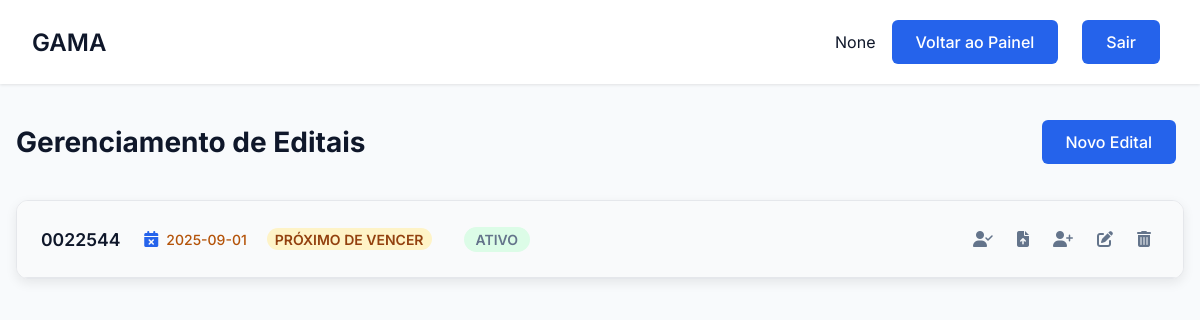
The app's page /edital/painel, older data.
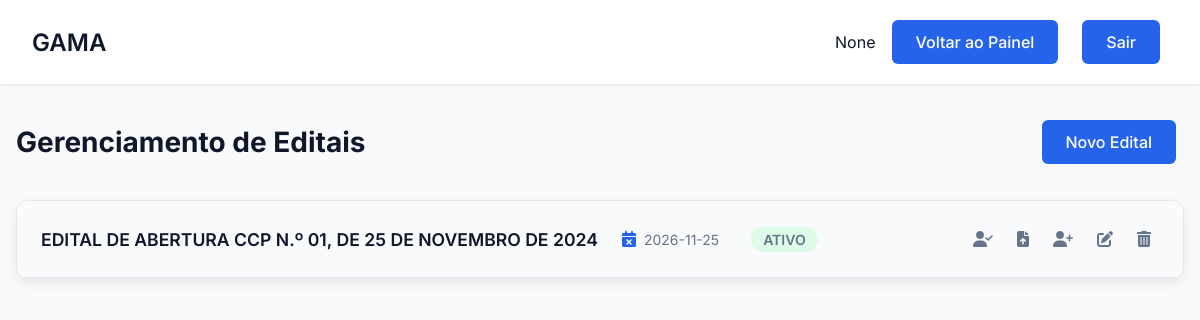
The same page, newer data.
### tables this page shows
CREATE TABLE Edital (
        id_edital INTEGER PRIMARY KEY AUTOINCREMENT,
        numero_edital TEXT NOT NULL UNIQUE,
        data_edital DATE NOT NULL,
        data_publicacao DATE NOT NULL,
        vencimento_edital DATE NOT NULL,
        prazo_prorrogacao INTEGER,
        status TEXT NOT NULL CHECK (status IN ('ativo', 'inativo', 'prorrogado'))
    );

### gama/routes/edital_routes.py (the view)
@edital_bp.route('/painel')
def painel():
    if not check_admin():
        flash('Acesso negado. Apenas administradores podem gerenciar editais.', 'error')
        return redirect(url_for('auth.login'))
    editais_raw = Edital.get_all()
    editais_com_status_vencimento = []
    hoje = date.today()
    tres_meses_frente = hoje + timedelta(days=90)
    for edital_tuple in editais_raw:
        edital_lista = list(edital_tuple)
        status_vencimento = 'ok'
        try:
            data_vencimento = datetime.strptime(edital_lista[4], '%Y-%m-%d').date()
            if data_vencimento < hoje:
                status_vencimento = 'vencido'
            elif hoje <= data_vencimento <= tres_meses_frente:
                status_vencimento = 'proximo'
        except (ValueError, TypeError):
            pass
        edital_lista.append(status_vencimento)
        editais_com_status_vencimento.append(edital_lista)
    candidatos_agrupados = {}
    candidatos_simples = {}
    for edital in editais_com_status_vencimento:
        todos_candidatos_do_edital = Candidato.get_by_edital(edital[0])
        candidatos_simples[edital[0]] = todos_candidatos_do_edital
        candidatos_agrupados_por_cargo = defaultdict(list)
        for candidato in todos_candidatos_do_edital:
            nome_cargo = candidato[11]
            candidatos_agrupados_por_cargo[nome_cargo].append(candidato)
        candidatos_agrupados[edital[0]] = dict(sorted(candidatos_agrupados_por_cargo.items()))
    return render_template(
        'edital.html',
        nome=session.get('nome'),
        editais=editais_com_status_vencimento,
        candidatos_por_edital_agrupado=candidatos_agrupados,
        candidatos_por_edital_simples=candidatos_simples
    )

### app.py (called while the page is built)
@app.before_request
def make_session_permanent():
    session.permanent = True

### gama/database/database.py (called while the page is built)
def conectar():
    diretorio_db = "gama/database"
    if not os.path.exists(diretorio_db):
        os.makedirs(diretorio_db)
    return sqlite3.connect(f"{diretorio_db}/editais.db")

### gama/models/edital.py (called while the page is built)
    @staticmethod
    def get_all():
        conn = conectar()
        cursor = conn.cursor()
        try:
            cursor.execute("SELECT * FROM Edital ORDER BY data_publicacao DESC")
            return cursor.fetchall()
        except sqlite3.Error as e:
            print(f"Erro ao buscar editais: {e}")
            return []
        finally:
            conn.close()

    @staticmethod
    def get_by_edital(id_edital):
        conn = conectar()
        cursor = conn.cursor()
        try:
            query = """
                SELECT cand.*, carg.nome_cargo
                FROM Candidato cand
                JOIN Cargo carg ON cand.id_cargo = carg.id_cargo
                WHERE cand.id_edital = ?
                ORDER BY cand.classificacao ASC
            """
            cursor.execute(query, (id_edital,))
            return cursor.fetchall()
        finally:
            conn.close()

### gama/templates/edital.html (shortened to what the changed rows need)
<!DOCTYPE html>
<html lang="pt-BR">
<head>
    <link rel="stylesheet" href="{{ url_for('static', filename='css/estilo.css') }}">
    <link rel="stylesheet" href="{{ url_for('static', filename='css/dashboard.css') }}">
    <link rel="stylesheet" href="{{ url_for('static', filename='css/gerenciar_editais.css') }}">
    <link rel="stylesheet" href="https://cdnjs.cloudflare.com/ajax/libs/font-awesome/6.5.0/css/all.min.css">
</head>
<body>
    <div class="dashboard">
        <header class="dashboard-header">
            <nav class="dashboard-nav container">
                <h1 class="dashboard-title">GAMA</h1>
            </nav>
        </header>
        <main class="dashboard-content container">
            <div class="section-header">
                <h2 class="page-title">Gerenciamento de Editais</h2>
            </div>
            {% for edital in editais %}
            <div class="edital-card" id="edital-{{ edital[0] }}">
                <div class="edital-header" onclick="toggleContent('body-edital-{{ edital[0] }}', this)">
                    <div class="edital-info">
                        <strong>{{ edital[1] }}</strong>
                        {% set status_vencimento = edital[7] %}
                        <span class="status-vencimento {{ status_vencimento }}" title="Data de Vencimento">
                            <i class="fas fa-calendar-times"></i> {{ edital[4] }}
                            {% if status_vencimento == 'proximo' %}<span class="aviso-lateral proximo">Próximo de vencer</span>{% endif %}
                        </span>
                        <span title="Status">
                            {% if edital[6] == 'ativo' %}<span class="badge badge-success">Ativo</span>
                            {% elif edital[6] == 'inativo' %}<span class="badge badge-danger">Inativo</span>
                            {% else %}<span class="badge badge-warning">Prorrogado</span>{% endif %}
                        </span>
                    </div>
                    <div class="actions">
                        <button class="icon-button" title="Nomear em Lote" onclick="event.stopPropagation(); openNomearLoteModal({{ edital[0] }});"><i class="fas fa-user-check"></i></button>
                        <button class="icon-button" title="Adicionar em Lote" onclick="event.stopPropagation(); openLoteModal({{ edital[0] }});"><i class="fas fa-file-upload"></i></button>
                        <button class="icon-button" title="Adicionar Candidato" onclick="event.stopPropagation(); openCandidatoModal(null, {{ edital[0] }});"><i class="fas fa-user-plus"></i></button>
                        <button class="icon-button" title="Editar Edital" data-edital='{{ edital|tojson }}' onclick="event.stopPropagation(); openEditalModal(this)"><i class="fas fa-edit"></i></button>
                        <form action="{{ url_for('edital.remover_edital', id_edital=edital[0]) }}" method="POST" onsubmit="return confirm('Atenção! Isso removerá o edital e todos os seus candidatos. Deseja continuar?');" style="display: inline;">
                            <button type="submit" class="icon-button" title="Remover Edital"><i class="fas fa-trash-alt"></i></button>
                        </form>
                    </div>
                </div>
            </div>
            {% else %}
                <div class="empty-state"><i class="fas fa-file-excel"></i><p>Nenhum edital encontrado.</p></div>
            {% endfor %}
        </main>
    </div>
</body>
</html>

Row changes from the older to the newer data that the page shows:
changed Edital: numero_edital "0022544" → "EDITAL DE ABERTURA CCP N.º 01, DE 25 DE NOVEMBRO DE 2024"; vencimento_edital "2025-09-01" → "2026-11-25"; no longer shows "PRÓXIMO DE VENCER"
